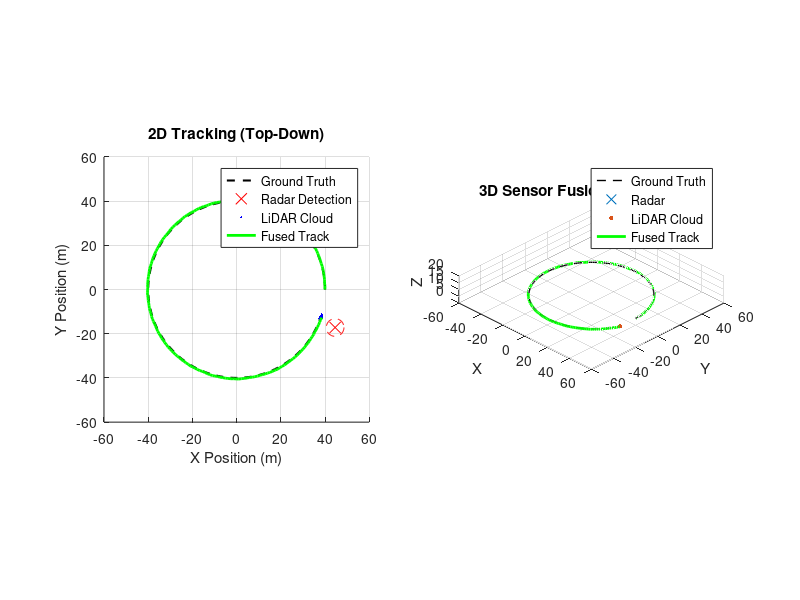
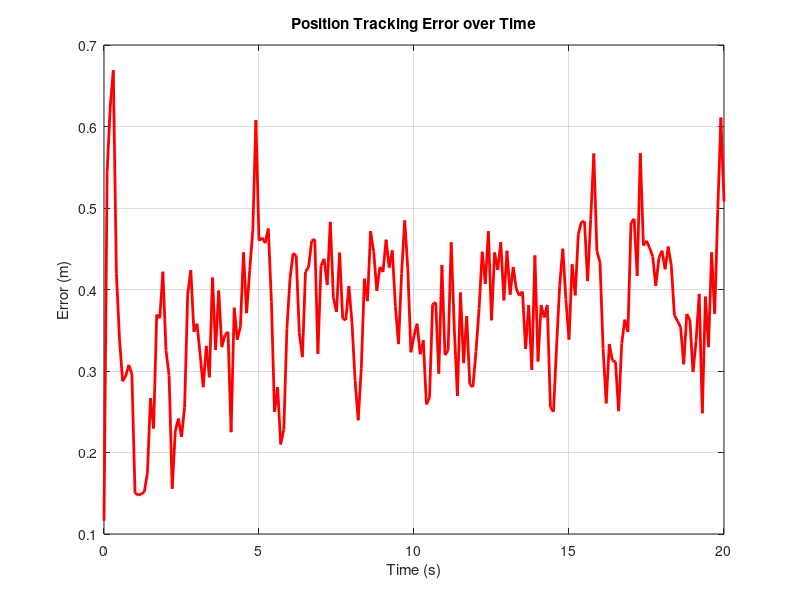

Write MATLAB code to recreate these figures, in order. (Note: this script raises an error after producing the figures.)
% Radar and LiDAR Fusion Simulation for Object Detection and Tracking
%
% Description:
% This simulation integrates Radar and LiDAR data to track a moving object.
% - Radar: Provides noisy position measurements (simulating range/bearing).
% - LiDAR: Provides precise 3D position measurements.
% - Fusion: Uses a Linear Kalman Filter to estimate position and velocity.
%
% The simulation visualizes the ground truth, sensor measurements, and the
% fused track in real-time.

clear; clc; close all;

%% 1. Simulation Setup
% Time settings
T = 20;             % Total simulation time (seconds)
dt = 0.1;           % Time step (seconds)
time = 0:dt:T;
steps = length(time);

% Ground Truth Generation (Simulating a vehicle moving in a spiral/circle)
% The object moves in a 3D path.
radius = 40;
omega = 0.3;
gt_x = radius .* cos(omega * time);
gt_y = radius .* sin(omega * time);
gt_z = 2 * sin(0.2 * time) + 5; % Varying altitude

% Ground Truth Velocity (Analytical derivative)
gt_vx = -radius * omega * sin(omega * time);
gt_vy = radius * omega * cos(omega * time);
gt_vz = 0.4 * cos(0.2 * time);

% Store Ground Truth State [x; vx; y; vy; z; vz]
gt_state = [gt_x; gt_vx; gt_y; gt_vy; gt_z; gt_vz];

%% 2. Sensor Configuration
% Radar: High noise, available every step
% Modeled as measuring position with high uncertainty
R_radar_sigma = 4.0; % Standard deviation in meters
R_radar = eye(3) * R_radar_sigma^2;

% LiDAR: Low noise, available every step
% Modeled as measuring position with low uncertainty
R_lidar_sigma = 0.5; % Standard deviation in meters
R_lidar = eye(3) * R_lidar_sigma^2;

%% 3. Kalman Filter Initialization
% State Vector: [x, vx, y, vy, z, vz]'
% Constant Velocity Model
F = [1 dt 0 0 0 0;
     0 1 0 0 0 0;
     0 0 1 dt 0 0;
     0 0 0 1 0 0;
     0 0 0 0 1 dt;
     0 0 0 0 0 1];

% Measurement Matrix (Both sensors measure x, y, z)
H = [1 0 0 0 0 0;
     0 0 1 0 0 0;
     0 0 0 0 1 0];

% Process Noise Covariance (Model uncertainty)
q_noise = 0.5; % Acceleration noise magnitude
G = [dt^2/2 0 0; dt 0 0; 0 dt^2/2 0; 0 dt 0; 0 0 dt^2/2; 0 0 dt];
Q = G * q_noise^2 * G'; 
% Simplified Q for independence
Q = eye(6) * 0.1;

% Initial State Estimate
x_est = [gt_x(1); 0; gt_y(1); 0; gt_z(1); 0];
P = eye(6) * 10; % Initial uncertainty

%% 4. Visualization Setup
figure('Name', 'Radar & LiDAR Sensor Fusion', 'Position', [100, 100, 1400, 600], 'Color', 'w');

% Subplot 1: 2D Top-Down View
subplot(1, 2, 1);
hold on; grid on; axis equal;
xlabel('X Position (m)'); ylabel('Y Position (m)');
title('2D Tracking (Top-Down)');
h_gt_2d = plot(NaN, NaN, 'k--', 'LineWidth', 1.5, 'DisplayName', 'Ground Truth');
% Radar Uncertainty Circle
h_radar_cov = rectangle('Position', [0 0 1 1], 'Curvature', [1 1], 'EdgeColor', 'r', 'LineStyle', '--', 'DisplayName', 'Radar Region');
h_radar_2d = plot(NaN, NaN, 'rx', 'MarkerSize', 8, 'DisplayName', 'Radar Detection');
h_lidar_2d = plot(NaN, NaN, 'b.', 'MarkerSize', 5, 'DisplayName', 'LiDAR Cloud');
h_track_2d = plot(NaN, NaN, 'g-', 'LineWidth', 2, 'DisplayName', 'Fused Track');
legend([h_gt_2d, h_radar_2d, h_lidar_2d, h_track_2d], 'Location', 'best');
xlim([-60 60]); ylim([-60 60]);

% Subplot 2: 3D View
subplot(1, 2, 2);
hold on; grid on; axis equal;
xlabel('X'); ylabel('Y'); zlabel('Z');
title('3D Sensor Fusion Environment');
view(45, 30);
h_gt_3d = plot3(NaN, NaN, NaN, 'k--', 'LineWidth', 1, 'DisplayName', 'Ground Truth');
h_radar_3d = scatter3(NaN, NaN, NaN, 50, 'r', 'x', 'DisplayName', 'Radar');
h_lidar_3d = scatter3(NaN, NaN, NaN, 10, 'b', 'filled', 'DisplayName', 'LiDAR Cloud');
h_track_3d = plot3(NaN, NaN, NaN, 'g-', 'LineWidth', 2, 'DisplayName', 'Fused Track');
legend([h_gt_3d, h_radar_3d, h_lidar_3d, h_track_3d], 'Location', 'best');
xlim([-60 60]); ylim([-60 60]); zlim([0 20]);

%% 5. Simulation Loop
history_est = zeros(6, steps);
history_radar = zeros(3, steps);
history_lidar = zeros(3, steps);

fprintf('Starting Simulation...\n');

for k = 1:steps
    % --- A. Ground Truth ---
    true_pos = [gt_x(k); gt_y(k); gt_z(k)];
    
    % --- B. Generate Measurements ---
    % Radar Measurement (Noisy)
    noise_radar = randn(3, 1) * R_radar_sigma;
    z_radar = true_pos + noise_radar;
    
    % LiDAR Measurement (Point Cloud)
    % Generate a cluster of points around the true position
    num_lidar_points = 20;
    lidar_cloud = true_pos + randn(3, num_lidar_points) * R_lidar_sigma;
    % Calculate Centroid for Fusion
    z_lidar = mean(lidar_cloud, 2);
    
    % Store measurements for plotting (Store centroid)
    history_radar(:, k) = z_radar;
    history_lidar(:, k) = z_lidar;
    
    % --- C. Kalman Filter Prediction ---
    x_pred = F * x_est;
    P_pred = F * P * F' + Q;
    
    % --- D. Kalman Filter Update (Fusion) ---
    % We perform sequential updates: First Radar, then LiDAR.
    
    % 1. Update with Radar
    y_radar = z_radar - H * x_pred;      % Innovation
    S_radar = H * P_pred * H' + R_radar; % Innovation Covariance
    K_radar = P_pred * H' / S_radar;     % Kalman Gain
    x_post_radar = x_pred + K_radar * y_radar;
    P_post_radar = (eye(6) - K_radar * H) * P_pred;
    
    % 2. Update with LiDAR (using Radar posterior as prior)
    y_lidar = z_lidar - H * x_post_radar;
    S_lidar = H * P_post_radar * H' + R_lidar;
    K_lidar = P_post_radar * H' / S_lidar;
    x_est = x_post_radar + K_lidar * y_lidar;
    P = (eye(6) - K_lidar * H) * P_post_radar;
    
    % Store Estimate
    history_est(:, k) = x_est;
    
    % --- E. Real-Time Visualization ---
    % Update plots every few frames for performance
    if mod(k, 2) == 0
        % 2D Plot Updates
        set(h_gt_2d, 'XData', gt_x(1:k), 'YData', gt_y(1:k));
        
        % Update Radar Circle (Region of Interest)
        set(h_radar_cov, 'Position', [z_radar(1)-R_radar_sigma, z_radar(2)-R_radar_sigma, 2*R_radar_sigma, 2*R_radar_sigma]);
        set(h_radar_2d, 'XData', z_radar(1), 'YData', z_radar(2)); 
        
        % Update LiDAR Cloud
        set(h_lidar_2d, 'XData', lidar_cloud(1,:), 'YData', lidar_cloud(2,:)); 
        
        set(h_track_2d, 'XData', history_est(1, 1:k), 'YData', history_est(3, 1:k));
        
        % 3D Plot Updates
        set(h_gt_3d, 'XData', gt_x(1:k), 'YData', gt_y(1:k), 'ZData', gt_z(1:k));
        set(h_radar_3d, 'XData', z_radar(1), 'YData', z_radar(2), 'ZData', z_radar(3));
        set(h_lidar_3d, 'XData', lidar_cloud(1,:), 'YData', lidar_cloud(2,:), 'ZData', lidar_cloud(3,:));
        set(h_track_3d, 'XData', history_est(1, 1:k), 'YData', history_est(3, 1:k), 'ZData', history_est(5, 1:k));
        
        drawnow limitrate;
    end
end

%% 6. Performance Evaluation
% Calculate RMSE
pos_est = history_est([1, 3, 5], :);
pos_gt = gt_state([1, 3, 5], :);
errors = pos_est - pos_gt;
rmse_pos = sqrt(mean(sum(errors.^2, 1)));

fprintf('Simulation Complete.\n');
fprintf('Position RMSE: %.4f meters\n', rmse_pos);

% Plot Error Metrics
figure('Name', 'Tracking Performance', 'Position', [100, 100, 600, 400], 'Color', 'w');
time_axis = time;
pos_error_mag = sqrt(sum(errors.^2, 1));
plot(time_axis, pos_error_mag, 'r-', 'LineWidth', 2);
title('Position Tracking Error over Time');
xlabel('Time (s)');
ylabel('Error (m)');
grid on;
yline(rmse_pos, 'k--', 'RMSE', 'LabelHorizontalAlignment', 'left');
